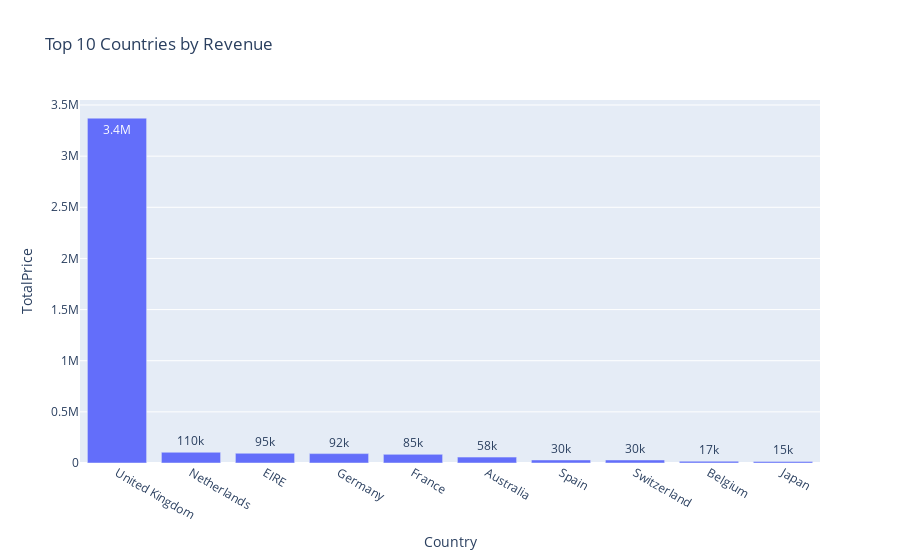

The code cell stored with this chart in its notebook:
### Code cell
# Top 10 countries by revenue
country_sales = merged.groupby('Country', as_index=False)['TotalPrice'].sum().sort_values('TotalPrice', ascending=False)

fig = px.bar(country_sales.head(10),
             x='Country', y='TotalPrice',
             title='Top 10 Countries by Revenue',
             text_auto='.2s')
fig.show()

### Figure 1 — Plotly figure (JSON) as saved in the notebook; plotly's stock layout.template omitted (floating-point values rounded to 4 significant figures)
{"data": [{"hovertemplate": "Country=%{x}<br>TotalPrice=%{y}<extra></extra>", "legendgroup": "", "marker": {"color": "#636efa", "pattern": {"shape": ""}}, "name": "", "orientation": "v", "showlegend": false, "textposition": "auto", "texttemplate": "%{y:.2s}", "type": "bar", "x": ["United Kingdom", "Netherlands", "EIRE", "Germany", "France", "Australia", "Spain", "Switzerland", "Belgium", "Japan"], "xaxis": "x", "y": [3371000.0, 105000.0, 95230.0, 91740.0, 84520.0, 57660.0, 29770.0, 29620.0, 17280.0, 15430.0], "yaxis": "y"}], "layout": {"barmode": "relative", "legend": {"tracegroupgap": 0}, "title": {"text": "Top 10 Countries by Revenue"}, "xaxis": {"anchor": "y", "domain": [0, 1], "title": {"text": "Country"}}, "yaxis": {"anchor": "x", "domain": [0, 1], "title": {"text": "TotalPrice"}}}}
